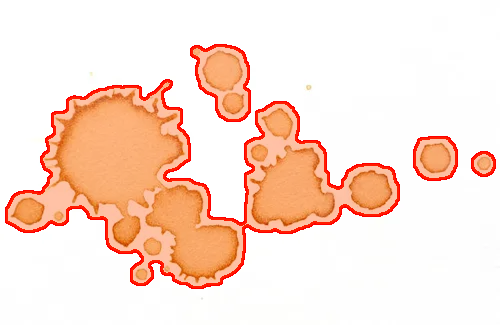
#> input picture saida/01_deteccao.png, 500 x 325 px
$ python -i removedor_manchas.py   (imports and definitions only)   (older library calls are emulated)
#> lines starting #> are read from the running program, lines starting #| are printed output that depends on the picture; after the words box and inside, x2 and y2 are one past the last pixel; in counts of white or black regions, pixels touching at a corner belong together
"""
=====================================================
  REMOVEDOR DE MANCHAS — Sistema de 4 Etapas Beta-v2.20
=====================================================
  Detecção: multi-escala atual (v2.18/v2.19)
  Restauração: _corrigir_mancha_colorida da v2.17 (inalterada)
=====================================================
Dependências: pip install opencv-python numpy scikit-image
"""

import cv2
import numpy as np
from skimage import measure
import os
import json
from datetime import datetime


def _carregar_imagem(caminho: str) -> np.ndarray:
    img = cv2.imread(caminho)
    if img is None:
        raise FileNotFoundError(f"Imagem não encontrada: {caminho}")
    return img


def _salvar_imagem(img: np.ndarray, caminho: str):
    os.makedirs(os.path.dirname(caminho) if os.path.dirname(caminho) else ".", exist_ok=True)
    cv2.imwrite(caminho, img)


def _timestamp():
    return datetime.now().strftime("%Y-%m-%d %H:%M:%S")


def _imprimir_relatorio(titulo: str, dados: dict):
    largura = 60
    print("\n" + "=" * largura)
    print(f"  {titulo}")
    print(f"  {_timestamp()}")
    print("-" * largura)
    for chave, valor in dados.items():
        print(f"  {chave:<30} {valor}")
    print("=" * largura + "\n")


def _detectar_tipo_imagem(img_bgr: np.ndarray) -> str:
    img_hsv   = cv2.cvtColor(img_bgr, cv2.COLOR_BGR2HSV)
    brilho    = img_hsv[:, :, 2].astype(np.float32)
    saturacao = img_hsv[:, :, 1].astype(np.float32)
    pct_branco = float(np.mean((brilho > 200) & (saturacao < 40)))
    var_cor    = float(np.mean([np.std(img_bgr[:, :, c].astype(float)) for c in range(3)]))
    tipo = "branca" if (pct_branco > 0.25 or var_cor < 35) else "colorida"
    print(f"  Tipo detectado: {tipo.upper()}  "
          f"(fundo branco: {pct_branco:.1%} | variancia: {var_cor:.1f})")
    return tipo


def _limpar_mascara(mascara: np.ndarray, tamanho_minimo: int) -> np.ndarray:
    kernel = cv2.getStructuringElement(cv2.MORPH_ELLIPSE, (5, 5))
    m = cv2.morphologyEx(mascara.astype(np.uint8), cv2.MORPH_OPEN,  kernel)
    m = cv2.morphologyEx(m,                        cv2.MORPH_CLOSE, kernel)
    contornos, _ = cv2.findContours(m, cv2.RETR_EXTERNAL, cv2.CHAIN_APPROX_SIMPLE)
    m_out = np.zeros_like(m)
    for c in contornos:
        if cv2.contourArea(c) >= tamanho_minimo:
            cv2.drawContours(m_out, [c], -1, 1, cv2.FILLED)
    return m_out


# ─── DETECÇÃO PARA FUNDO BRANCO (inalterada da v2.17) ────────────────────────

def _detectar_fundo_branco(img_bgr, limiar_cor, limiar_relevo, limiar_textura):
    img_cinza = cv2.cvtColor(img_bgr, cv2.COLOR_BGR2GRAY)
    img_hsv   = cv2.cvtColor(img_bgr, cv2.COLOR_BGR2HSV)
    saturacao = img_hsv[:, :, 1].astype(np.float32)
    brilho    = img_hsv[:, :, 2].astype(np.float32)
    limiar_s  = max(6.0, limiar_cor * 0.28)
    mascara_cor = ((saturacao > limiar_s) | (brilho < 242)).astype(np.uint8)
    gx  = cv2.Sobel(img_cinza, cv2.CV_64F, 1, 0, ksize=3)
    gy  = cv2.Sobel(img_cinza, cv2.CV_64F, 0, 1, ksize=3)
    mag = cv2.GaussianBlur(np.sqrt(gx**2 + gy**2), (15, 15), 0)
    m, s = np.mean(mag), np.std(mag)
    mascara_rel = (mag > (m + limiar_relevo * s / 100)).astype(np.uint8)
    k  = np.ones((15, 15), np.float32) / 225
    ml = cv2.filter2D(img_cinza.astype(np.float32), -1, k)
    ql = cv2.filter2D(img_cinza.astype(np.float32)**2, -1, k)
    var = np.clip(ql - ml**2, 0, None)
    m, s = np.mean(var), np.std(var)
    mascara_tex = (var > (m + limiar_textura * s / 100)).astype(np.uint8)
    soma = mascara_cor + mascara_rel + mascara_tex
    return (soma >= 1).astype(np.uint8), mascara_cor, mascara_rel, mascara_tex


# ─── DETECÇÃO MULTI-ESCALA ATUAL (v2.18) ─────────────────────────────────────

# [151 lines left out: functions _detectar_colorida, _corrigir_mancha_colorida, not called in this run]


# ─── ETAPA 1: DETECÇÃO ───────────────────────────────────────────────────────

def detectar_manchas(
    caminho_imagem: str,
    caminho_saida: str    = "saida/01_deteccao.png",
    limiar_cor: float     = 35.0,
    limiar_relevo: float  = 15.0,
    limiar_textura: float = 8.0,
    tamanho_minimo: int   = 80,
    sensibilidade: float  = 1.0,
    tipo_imagem: str      = "auto",
) -> dict:
    print("\n[ETAPA 1] Iniciando DETECCAO DE MANCHAS...")
    img_bgr = _carregar_imagem(caminho_imagem)
    h, w    = img_bgr.shape[:2]

    if tipo_imagem == "auto":
        tipo_imagem = _detectar_tipo_imagem(img_bgr)

    score_mapa = None

    if tipo_imagem == "branca":
        mascara_bruta, mc, mr, mt = _detectar_fundo_branco(
            img_bgr, limiar_cor, limiar_relevo, limiar_textura
        )
        nomes_metodos = ["Saturacao HSV", "Relevo", "Textura"]
        mascaras_sub  = [mc, mr, mt]
    else:
        mascara_bruta, score_mapa, mascaras_escala, raios_usados = _detectar_colorida(
            img_bgr, sensibilidade
        )
        nomes_metodos = [f"Escala_r{r}" for r in raios_usados]
        mascaras_sub  = mascaras_escala

    mascara_limpa = _limpar_mascara(mascara_bruta, tamanho_minimo)

    vis = img_bgr.copy()
    contornos, _ = cv2.findContours(mascara_limpa, cv2.RETR_EXTERNAL, cv2.CHAIN_APPROX_SIMPLE)
    cv2.drawContours(vis, contornos, -1, (0, 0, 255), 2)
    overlay = vis.copy()
    overlay[mascara_limpa == 1] = (0, 80, 255)
    vis = cv2.addWeighted(overlay, 0.35, vis, 0.65, 0)
    _salvar_imagem(vis, caminho_saida)

    regioes  = measure.regionprops(measure.label(mascara_limpa))
    total_px = int(mascara_limpa.sum())
    pct      = round(total_px / (h * w) * 100, 2)

    relatorio = {
        "Tipo de imagem":              tipo_imagem,
        "Total de manchas detectadas": len(regioes),
        "Pixels marcados":             f"{total_px:,}",
        "Cobertura da imagem":         f"{pct}%",
        "Maior mancha (px)":           max((r.area for r in regioes), default=0),
        **{f"Metodo {n}": int(m.sum()) for n, m in zip(nomes_metodos, mascaras_sub)},
        "Imagem salva em":             caminho_saida,
    }
    _imprimir_relatorio("RELATORIO - DETECCAO DE MANCHAS", relatorio)

    return {
        "imagem_original":   img_bgr,
        "mascara":           mascara_limpa,
        "score_mapa":        score_mapa,
        "regioes":           regioes,
        "tipo_imagem":       tipo_imagem,
        "relatorio":         relatorio,
        "caminho_resultado": caminho_saida,
    }


# ─── ETAPA 2: SEPARAÇÃO ──────────────────────────────────────────────────────

def separar_manchas(
    resultado_deteccao: dict,
    caminho_saida_frente: str = "saida/02_frente.png",
    caminho_saida_fundo: str  = "saida/02_fundo_manchas.png",
    margem_pixels: int        = 4,
) -> dict:
    print("\n[ETAPA 2] Iniciando SEPARACAO DAS MANCHAS...")

    img     = resultado_deteccao["imagem_original"]
    mascara = resultado_deteccao["mascara"].copy()

    kernel           = cv2.getStructuringElement(cv2.MORPH_ELLIPSE, (margem_pixels * 2 + 1,) * 2)
    mascara_dilatada = cv2.dilate(mascara, kernel, iterations=1)

    img_rgba          = cv2.cvtColor(img, cv2.COLOR_BGR2BGRA)
    img_rgba[:, :, 3] = np.where(mascara_dilatada == 1, 0, 255).astype(np.uint8)
    _salvar_imagem(img_rgba, caminho_saida_frente)

    fundo = np.zeros_like(img)
    fundo[mascara_dilatada == 1] = img[mascara_dilatada == 1]
    _salvar_imagem(fundo, caminho_saida_fundo)

    bboxes   = [r.bbox for r in resultado_deteccao["regioes"]]
    total_px = int(mascara_dilatada.sum())

    relatorio = {
        "Manchas separadas":        len(bboxes),
        "Pixels no 2o plano":       f"{total_px:,}",
        "Margem aplicada (px)":     margem_pixels,
        "Frente (PNG com alpha)":   caminho_saida_frente,
        "Fundo (manchas isoladas)": caminho_saida_fundo,
    }
    _imprimir_relatorio("RELATORIO - SEPARACAO DAS MANCHAS", relatorio)

    return {
        "imagem_original":  img,
        "mascara":          mascara,
        "mascara_dilatada": mascara_dilatada,
        "imagem_frente":    img_rgba,
        "imagem_fundo":     fundo,
        "bboxes":           bboxes,
        "tipo_imagem":      resultado_deteccao.get("tipo_imagem", "branca"),
        "relatorio":        relatorio,
        "caminho_frente":   caminho_saida_frente,
        "caminho_fundo":    caminho_saida_fundo,
    }


# ─── ETAPA 3: RECONSTRUÇÃO ───────────────────────────────────────────────────

def reconstruir_imagem(
    resultado_separacao: dict,
    caminho_saida: str      = "saida/03_reconstruida.png",
    metodo_inpainting: str  = "telea",
    raio_inpainting: int    = 5,
    ajuste_brilho: float    = 1.0,
    ajuste_contraste: float = 1.0,
) -> dict:
    print("\n[ETAPA 3] Iniciando RECONSTRUCAO DA IMAGEM...")

    img     = resultado_separacao["imagem_original"]
    mascara = resultado_separacao["mascara_dilatada"]
    tipo    = resultado_separacao.get("tipo_imagem", "branca")

    flag = cv2.INPAINT_TELEA if metodo_inpainting.lower() == "telea" else cv2.INPAINT_NS

    area_mancha  = int(mascara.sum())
    raio_efetivo = max(raio_inpainting, min(int(np.sqrt(area_mancha) // 6), 5))

    if tipo == "branca":
        pixels_fundo = img[mascara == 0].reshape(-1, 3).astype(np.float32)
        cor_fundo    = np.median(pixels_fundo, axis=0).astype(np.uint8)
        print(f"  Cor de fundo estimada: BGR{tuple(cor_fundo.tolist())}")
        img_reconstruida = img.copy()
        img_reconstruida[mascara == 1] = cor_fundo
        kernel_borda  = cv2.getStructuringElement(cv2.MORPH_ELLIPSE, (5, 5))
        mascara_borda = cv2.dilate(mascara.astype(np.uint8), kernel_borda) - mascara.astype(np.uint8)
        if mascara_borda.sum() > 0:
            img_reconstruida = cv2.inpaint(img_reconstruida, mascara_borda, 3, flag)
    else:
        print(f"  Modo colorido — restauracao v2.17, area: {area_mancha:,}px")
        img_reconstruida = _corrigir_mancha_colorida(img, mascara)

    if ajuste_brilho != 1.0 or ajuste_contraste != 1.0:
        reg = img_reconstruida[mascara == 1].astype(np.float32)
        reg = np.clip(reg * ajuste_contraste * ajuste_brilho, 0, 255)
        img_reconstruida[mascara == 1] = reg.astype(np.uint8)

    img_final = img.copy()
    img_final[mascara.astype(bool)] = img_reconstruida[mascara.astype(bool)]
    _salvar_imagem(img_final, caminho_saida)

    diff       = cv2.absdiff(img, img_final)
    erro_medio = float(np.mean(diff[mascara == 0]))

    relatorio = {
        "Tipo de imagem":            tipo,
        "Metodo de inpainting":      metodo_inpainting.upper(),
        "Raio de inpainting (px)":   raio_efetivo,
        "Ajuste de brilho":          f"x{ajuste_brilho}",
        "Ajuste de contraste":       f"x{ajuste_contraste}",
        "Erro medio (fora manchas)": f"{erro_medio:.4f}",
        "Resultado salvo em":        caminho_saida,
    }
    _imprimir_relatorio("RELATORIO - RECONSTRUCAO DA IMAGEM", relatorio)

    return {
        "imagem_reconstruida": img_final,
        "relatorio":           relatorio,
        "caminho_resultado":   caminho_saida,
    }


# ─── ETAPA 4: REMOÇÃO FINAL ──────────────────────────────────────────────────

def remover_manchas(
    resultado_separacao: dict,
    resultado_reconstrucao: dict,
    caminho_saida_final: str = "saida/04_imagem_final.png",
    caminho_saida_diff: str  = "saida/04_diferenca.png",
) -> dict:
    print("\n[ETAPA 4] Iniciando REMOCAO DAS MANCHAS...")

    img_original     = resultado_separacao["imagem_original"]
    img_reconstruida = resultado_reconstrucao["imagem_reconstruida"]
    mascara          = resultado_separacao["mascara_dilatada"]

    img_final = img_original.copy()
    img_final[mascara == 1] = img_reconstruida[mascara == 1]

    diff     = cv2.absdiff(img_original, img_final).astype(np.float32)
    diff_amp = np.clip(diff * 10, 0, 255).astype(np.uint8)
    diff_col = cv2.applyColorMap(diff_amp, cv2.COLORMAP_JET)

    _salvar_imagem(img_final, caminho_saida_final)
    _salvar_imagem(diff_col,  caminho_saida_diff)

    h, w      = img_original.shape[:2]
    px_mod    = int(mascara.sum())
    pct_mod   = round(px_mod / (h * w) * 100, 2)
    d_manchas = float(np.mean(cv2.absdiff(img_original, img_final)[mascara == 1]))
    d_fora    = float(np.mean(cv2.absdiff(img_original, img_final)[mascara == 0]))

    relatorio = {
        "Pixels modificados":         f"{px_mod:,} ({pct_mod}%)",
        "Diferenca media (manchas)":  f"{d_manchas:.2f}",
        "Diferenca media (resto)":    f"{d_fora:.4f}",
        "Imagem final salva em":      caminho_saida_final,
        "Mapa de diferenca salvo em": caminho_saida_diff,
        "Status":                     "Processamento concluido com sucesso",
    }
    _imprimir_relatorio("RELATORIO - REMOCAO FINAL DAS MANCHAS", relatorio)

    return {
        "imagem_final":      img_final,
        "diff_colorida":     diff_col,
        "relatorio":         relatorio,
        "caminho_resultado": caminho_saida_final,
        "caminho_diff":      caminho_saida_diff,
    }


# ─── COMPARAÇÃO ──────────────────────────────────────────────────────────────

def criar_comparacao(
    img_original: np.ndarray,
    img_final: np.ndarray,
    caminho_saida: str  = "saida/05_antes_depois.png",
    largura_maxima: int = 1600,
) -> str:
    h, w = img_original.shape[:2]
    escala = min(1.0, largura_maxima / (w * 2))
    if escala < 1.0:
        nh, nw = max(int(h*escala),1), max(int(w*escala),1)
        img_a  = cv2.resize(img_original, (nw,nh), interpolation=cv2.INTER_AREA)
        img_d  = cv2.resize(img_final,    (nw,nh), interpolation=cv2.INTER_AREA)
    else:
        img_a, img_d = img_original.copy(), img_final.copy()
        nh, nw = h, w

    divisor    = np.full((nh, 4, 3), 255, dtype=np.uint8)
    comparacao = np.concatenate([img_a, divisor, img_d], axis=1)

    fonte      = cv2.FONT_HERSHEY_SIMPLEX
    escala_txt = max(nw / 800, 0.7)
    espessura  = max(int(escala_txt * 2), 1)
    padding    = int(10 * escala_txt)

    for texto, x_base in [("ANTES", 0), ("DEPOIS", nw + 4)]:
        (tw, th), _ = cv2.getTextSize(texto, fonte, escala_txt, espessura)
        x1, y1 = x_base + padding, padding
        roi   = comparacao[y1:y1+th+padding, x1:x1+tw+padding]
        fundo = np.zeros_like(roi)
        comparacao[y1:y1+th+padding, x1:x1+tw+padding] = cv2.addWeighted(roi, 0.4, fundo, 0.6, 0)
        cv2.putText(comparacao, texto, (x1+padding//2, y1+th+padding//2),
                    fonte, escala_txt, (255,255,255), espessura, cv2.LINE_AA)

    _salvar_imagem(comparacao, caminho_saida)
    print(f"  Comparacao salva em: {caminho_saida}")
    return caminho_saida


# ─── PIPELINE COMPLETO ───────────────────────────────────────────────────────

def pipeline_removedor(
    caminho_imagem: str,
    pasta_saida: str            = "saida",
    limiar_cor: float           = 35.0,
    limiar_relevo: float        = 15.0,
    limiar_textura: float       = 8.0,
    tamanho_minimo: int         = 80,
    margem_separacao: int       = 4,
    metodo_inpainting: str      = "telea",
    raio_inpainting: int        = 5,
    ajuste_brilho: float        = 1.0,
    ajuste_contraste: float     = 1.0,
    sensibilidade: float        = 1.0,
    tipo_imagem: str            = "auto",
    salvar_relatorio_json: bool = True,
) -> dict:
    os.makedirs(pasta_saida, exist_ok=True)
    print("\n" + "=" * 60)
    print("   REMOVEDOR DE MANCHAS Beta-v2.20 - Pipeline Completo")
    print("   Deteccao: multi-escala v2.18 | Restauracao: v2.17")
    print("=" * 60)
    print(f"   Imagem    : {caminho_imagem}")
    print(f"   Saida     : {pasta_saida}")
    print(f"   Modo      : {tipo_imagem}  |  Sens: {sensibilidade}")
    print("=" * 60)

    r1 = detectar_manchas(
        caminho_imagem,
        caminho_saida  = f"{pasta_saida}/01_deteccao.png",
        limiar_cor     = limiar_cor,
        limiar_relevo  = limiar_relevo,
        limiar_textura = limiar_textura,
        tamanho_minimo = tamanho_minimo,
        sensibilidade  = sensibilidade,
        tipo_imagem    = tipo_imagem,
    )
#> in _carregar_imagem, img is the input picture: shape (325, 500, 3); mean B, G, R 210.4, 224.1, 252.5
#> in _detectar_tipo_imagem, `saturacao = img_hsv[:, :, 1].astype(np.float32)`:
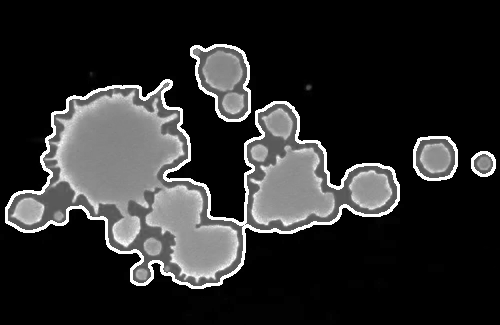
#> saturacao: shape (325, 500) float32; min 0, max 255, mean 43.6
#> in _detectar_tipo_imagem, `pct_branco = float(np.mean((brilho > 200) & (saturacao < 40)))`: pct_branco = 0.72
#> in _detectar_tipo_imagem, `var_cor    = float(np.mean([np.std(img_bgr[:, :, c].astype(float)) for..`: var_cor = 46.83
#> in _detectar_tipo_imagem, `tipo = "branca" if (pct_branco > 0.25 or var_cor < 35) else "colorida"`: tipo = 'branca'
#|   Tipo detectado: BRANCA  (fundo branco: 72.0% | variancia: 46.8)
#> in _detectar_fundo_branco, `mascara_cor = ((saturacao > limiar_s) | (brilho < 242)).astype(np.uint8)`:
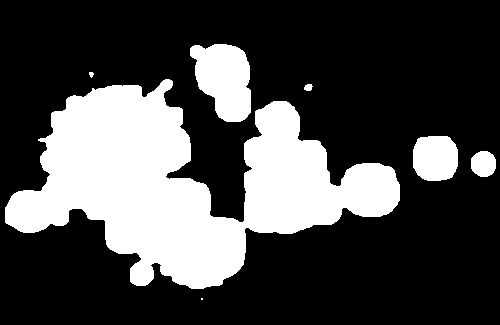
#> mascara_cor: shape (325, 500); values 0 (black) and 1 (white), 28.1% white; 7 white regions (1 under 20 px), largest, box (x1, y1, x2, y2) and area: (5, 79, 400, 289) 39808, (190, 44, 251, 122) 3464, (413, 136, 458, 181) 1771, (471, 151, 496, 177) 531, (304, 84, 313, 91) 49, (89, 72, 94, 78) 21
#> in _detectar_fundo_branco, `mag = cv2.GaussianBlur(np.sqrt(gx**2 + gy**2), (15, 15), 0)`:
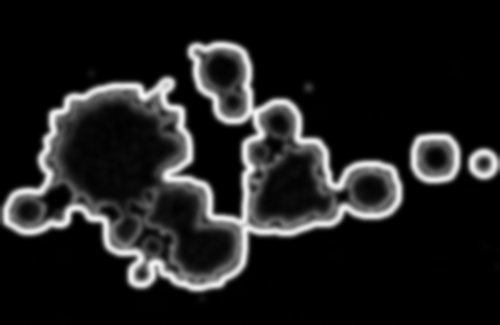
#> mag: shape (325, 500) float64; min 0, max 340.2, mean 40.2; drawn with min black and max white
#> in _detectar_fundo_branco, `m, s = np.mean(mag), np.std(mag)`: m = 40.25; s = 78.86
#> in _detectar_fundo_branco, `var = np.clip(ql - ml**2, 0, None)`:
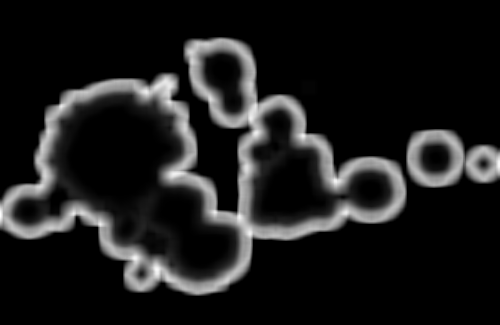
#> var: shape (325, 500) float32; min 0, max 6803.8, mean 759.4; drawn with min black and max white
#> in _detectar_fundo_branco, `m, s = np.mean(var), np.std(var)`: m = 759.4; s = 1504.8
#> in _limpar_mascara, `m = cv2.morphologyEx(m,                        cv2.MORPH_CLOSE, kernel)`:
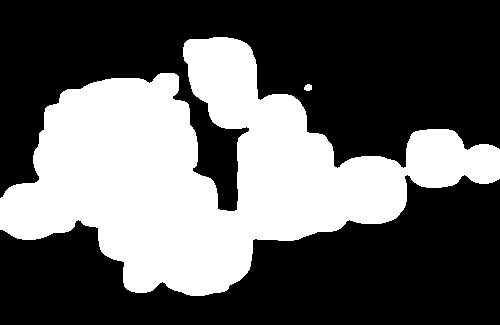
#> m: shape (325, 500); values 0 (black) and 1 (white), 37.1% white; 2 white regions
#> in _limpar_mascara, `contornos, _ = cv2.findContours(m, cv2.RETR_EXTERNAL, cv2.CHAIN_APPROX..`: contornos = 2 contours; box (x1, y1, x2, y2) and area: (0, 37, 500, 296) 59364, (304, 84, 312, 91) 34
#> the loop in _limpar_mascara, `for c in contornos:` made 2 passes
#> in detectar_manchas, `contornos, _ = cv2.findContours(mascara_limpa, cv2.RETR_EXTERNAL, cv2...`: contornos = 1 contour; box (x1, y1, x2, y2) and area: (0, 37, 500, 296) 59364
#> in detectar_manchas, `vis = cv2.addWeighted(overlay, 0.35, vis, 0.65, 0)`:
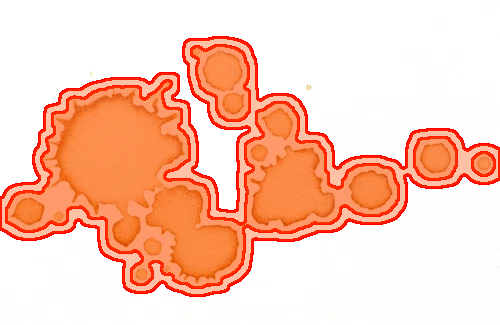
#> vis: shape (325, 500, 3); mean B, G, R 185.4, 204.7, 253.2
#> in detectar_manchas, `regioes  = measure.regionprops(measure.label(mascara_limpa))`: regioes = 1 regions; box (x1, y1, x2, y2) and area: (0, 37, 500, 296) 60239
#> in detectar_manchas, `total_px = int(mascara_limpa.sum())`: total_px = 60239
#> in detectar_manchas, `pct      = round(total_px / (h * w) * 100, 2)`: pct = 37.07
#> the loop in _imprimir_relatorio, `for chave, valor in dados.items():` made 9 passes
#> (chave, valor) on passes 1 to 8: ('Tipo de imagem', 'branca'), ('Total de manchas detectadas', 1), ('Pixels marcados', '60,239'), ('Cobertura da imagem', '37.07%'), ('Maior mancha (px)', 60239), ('Metodo Saturacao HSV', 45648), ('Metodo Relevo', 35890), ('Metodo Textura', 34168)
#> (printed output is left out)
#> r1 = 7 items

    r2 = separar_manchas(
        r1,
        caminho_saida_frente = f"{pasta_saida}/02_frente.png",
        caminho_saida_fundo  = f"{pasta_saida}/02_fundo_manchas.png",
        margem_pixels        = margem_separacao,
    )
#> in separar_manchas, `fundo[mascara_dilatada == 1] = img[mascara_dilatada == 1]`:
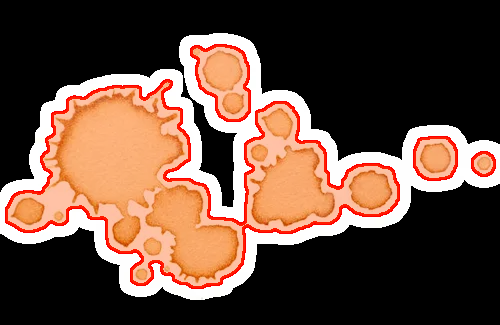
#> fundo: shape (325, 500, 3); mean B, G, R 61.5, 75.2, 103.5
#> in separar_manchas, `bboxes   = [r.bbox for r in resultado_deteccao["regioes"]]`: bboxes = [(37, 0, 296, 500)]
#> (the rest of the program and of its run is left out)
